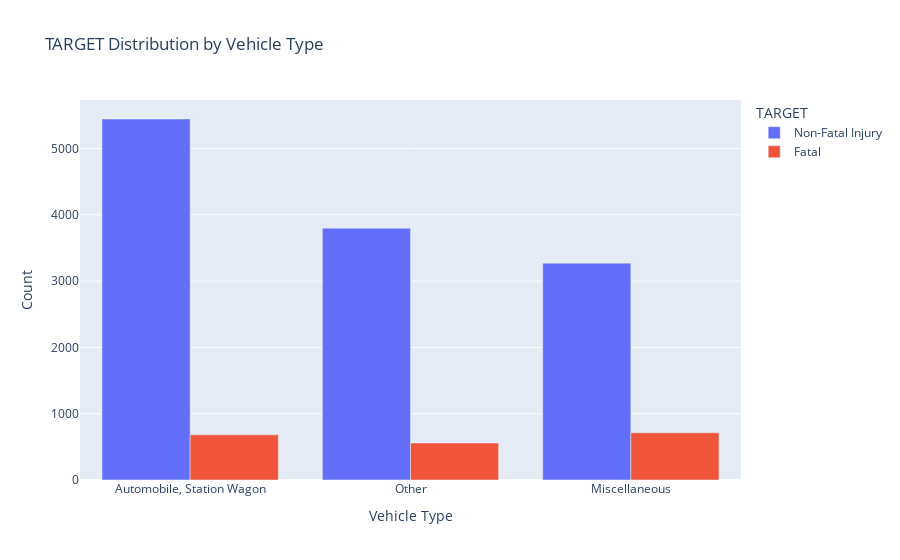

Here is the notebook cell this chart was saved with:
### Markdown cell above
## Plotting distribution of accidents with respect to Vehicle Type

### Code cell
categories_to_exclude = ['Automobile, Station Wagon', 'Other']
# Create an empty DataFrame
df_modified = pd.DataFrame()

# Replace categories except 'Automobile, Station Wagon' and 'Other' with 'MISCELLANEOUS'
df_modified['TARGET'] = df_train['TARGET']
df_modified['VEHTYPE'] = df_train['VEHTYPE'].apply(lambda x: 'Miscellaneous' if x not in categories_to_exclude else x)



df_grouped = df_modified.groupby(['VEHTYPE', 'TARGET']).size().reset_index(name='Count').sort_values(by='Count', ascending=False)

# Create an interactive bar chart using Plotly
fig = px.bar(df_grouped, x='VEHTYPE', y='Count', color='TARGET', barmode='group',
             title='TARGET Distribution by Vehicle Type')
fig.update_layout(xaxis_title='Vehicle Type', yaxis_title='Count', legend_title='TARGET')
fig.show()

### Figure 1 — Plotly figure (JSON) as saved in the notebook; plotly's stock layout.template omitted (floating-point values rounded to 4 significant figures)
{"data": [{"alignmentgroup": "True", "hovertemplate": "TARGET=Non-Fatal Injury<br>VEHTYPE=%{x}<br>Count=%{y}<extra></extra>", "legendgroup": "Non-Fatal Injury", "marker": {"color": "#636efa", "pattern": {"shape": ""}}, "name": "Non-Fatal Injury", "offsetgroup": "Non-Fatal Injury", "orientation": "v", "showlegend": true, "textposition": "auto", "type": "bar", "x": ["Automobile, Station Wagon", "Other", "Miscellaneous"], "xaxis": "x", "y": [5445, 3799, 3270], "yaxis": "y"}, {"alignmentgroup": "True", "hovertemplate": "TARGET=Fatal<br>VEHTYPE=%{x}<br>Count=%{y}<extra></extra>", "legendgroup": "Fatal", "marker": {"color": "#EF553B", "pattern": {"shape": ""}}, "name": "Fatal", "offsetgroup": "Fatal", "orientation": "v", "showlegend": true, "textposition": "auto", "type": "bar", "x": ["Miscellaneous", "Automobile, Station Wagon", "Other"], "xaxis": "x", "y": [711, 681, 558], "yaxis": "y"}], "layout": {"barmode": "group", "legend": {"title": {"text": "TARGET"}, "tracegroupgap": 0}, "title": {"text": "TARGET Distribution by Vehicle Type"}, "xaxis": {"anchor": "y", "domain": [0, 1], "title": {"text": "Vehicle Type"}}, "yaxis": {"anchor": "x", "domain": [0, 1], "title": {"text": "Count"}}}}
